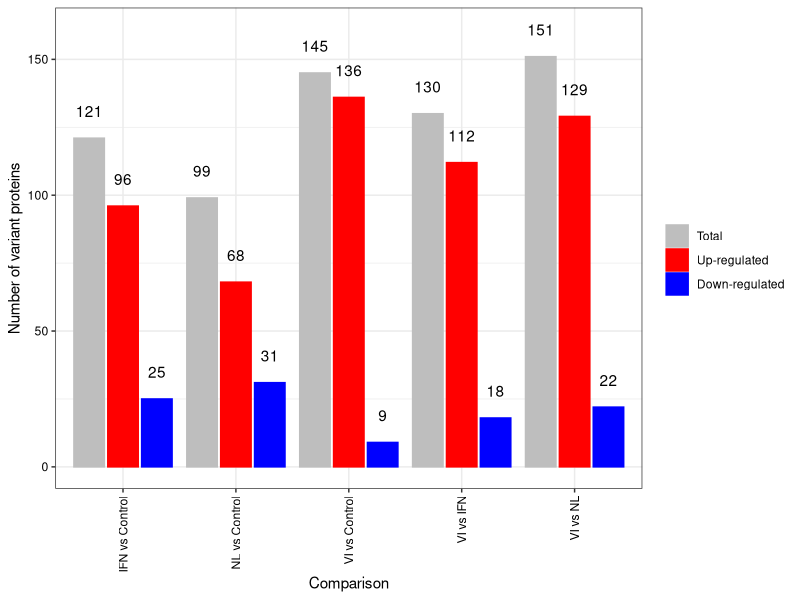
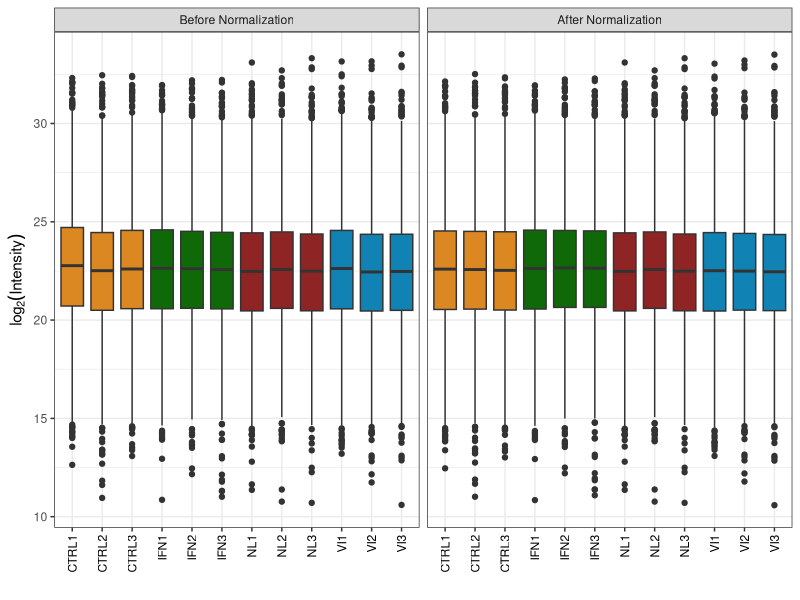
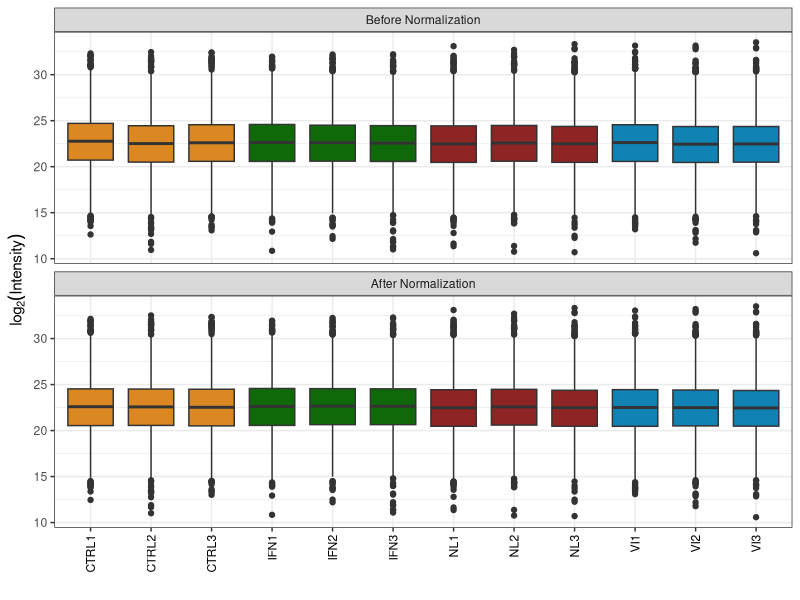
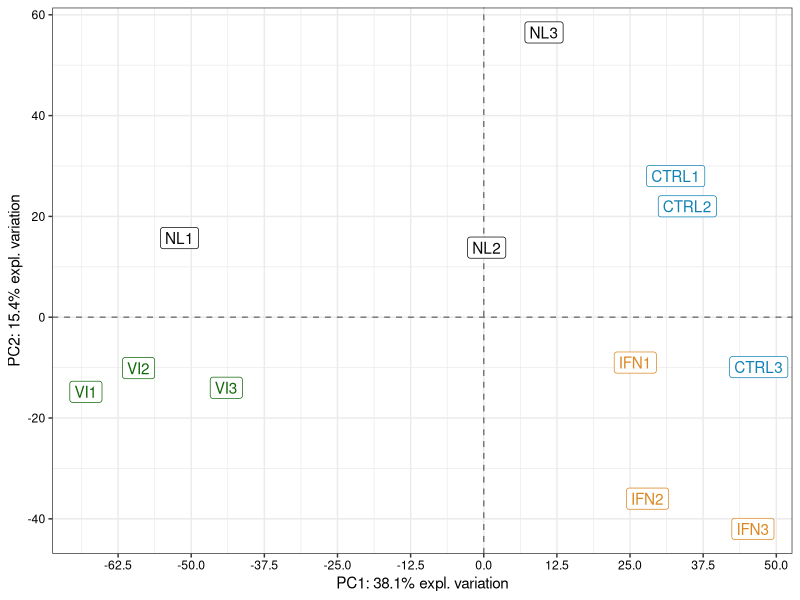
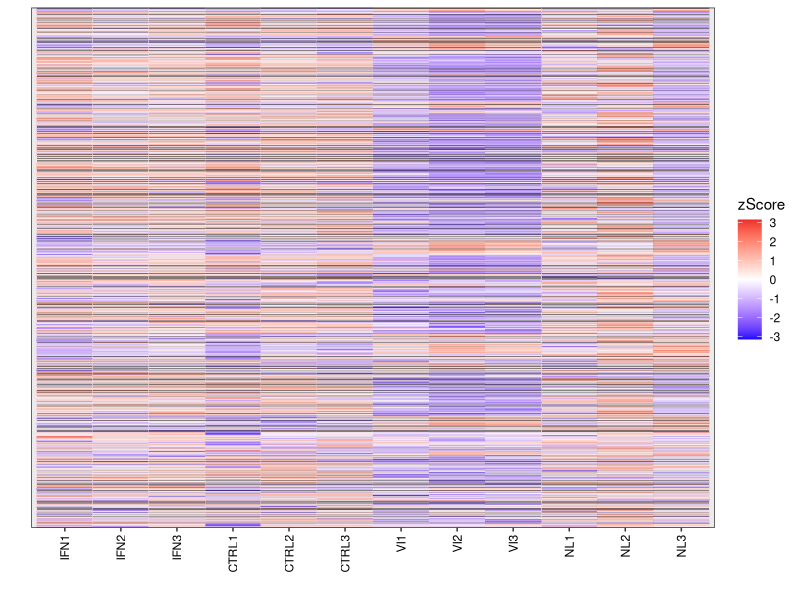
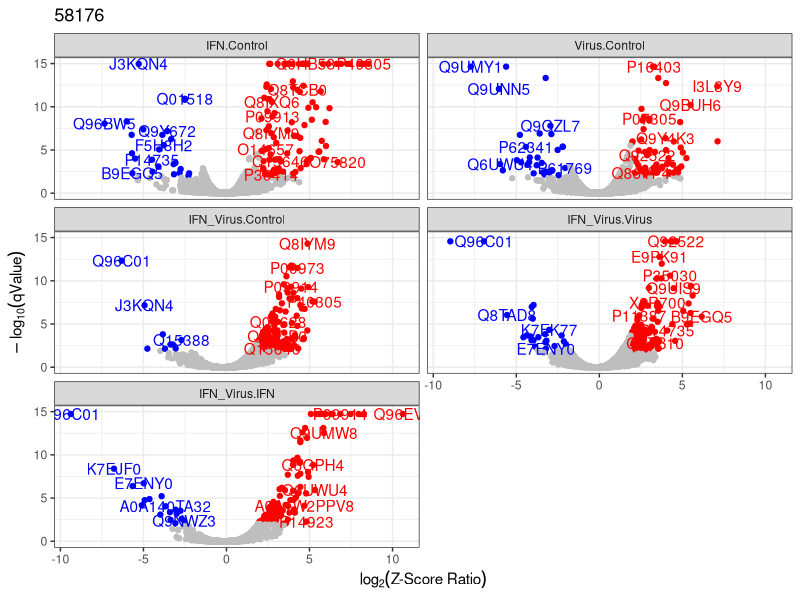

R code for these plots, in order:
## ---- chunk 1
knitr::opts_chunk$set(echo = TRUE, 
                      root.dir = "E:/amita")
library(magrittr)
library(reshape2)
library(tidyverse)
library(ggforce)

## ---- chunk 2
org.adj.pVal <- read.delim("qval_zscore_stat.txt", header = T, stringsAsFactors = F)

qval <- org.adj.pVal[, c("Accession", grep("qvalue", colnames(org.adj.pVal), value = T))]
colnames(qval) <-  gsub("_qvalue", "", colnames(qval))

zscore_ratio <- org.adj.pVal[, c("Accession", grep("ZscRatio", colnames(org.adj.pVal), value = T))]
colnames(zscore_ratio) <- gsub("_ZscRatio", "", colnames(zscore_ratio))

status <- org.adj.pVal[, c("Accession", grep("stat", colnames(org.adj.pVal), value = T))]
colnames(status) <- gsub("_statVariant", "", colnames(status))
## ---- chunk 3
melt_qval <- melt(qval, id = "Accession") %>% cbind(Variable = "qValue")
melt_zscore <- melt(zscore_ratio, id = "Accession") %>% cbind(Variable = "zscore_ratio")
melt_status <- melt(status, id = "Accession") %>% cbind(Variable = "status")
colnames(melt_qval)[2] <- colnames(melt_zscore)[2] <- colnames(melt_status)[2] <- "Test"

for_plots <- data.frame(melt_qval, melt_zscore[, "value"], melt_status[, "value"])
colnames(for_plots) <- c("Accession", "Test", "qValue", "variable", "Zscore_ratio", "Status")
for_plots$variable = NULL

Total <- Down_regulated <- Up_regulated <- c()
summary_plot <- data.frame(matrix(nrow = 0, ncol = 3))
dap <- list()
for (i in levels(for_plots$Test)) {
  dap[[i]] <- status[status[, i] == "VARIANT", "Accession"]
  Total <- length(dap[[i]])
  Up_regulated <- length(zscore_ratio[ zscore_ratio$Accession %in% dap[[i]] & zscore_ratio[, i] < -1.96, i])
  Down_regulated <- length(zscore_ratio[ zscore_ratio$Accession %in% dap[[i]] & zscore_ratio[, i]  > 1.96, i])
  summary_plot <- rbind(summary_plot, c(Total, Up_regulated, Down_regulated)) %>% as.data.frame()
  colnames(summary_plot) <- c("Total", "Up-regulated", "Down-regulated")

}
rownames(summary_plot) <- summary_plot$Test <- levels(for_plots$Test)
## ---- chunk 4
plot_summary <- reshape2::melt(summary_plot, id = "Test")
plot_summary$Test <- as.character(plot_summary$Test) %>% 
  gsub(pattern = "IFN_Virus", replacement = "VI") %>% 
  gsub(pattern = "Virus", replacement = "NL") %>%
  gsub(pattern = "\\.", replacement = " vs ") %>%
  factor(levels = c("IFN vs Control", "NL vs Control", "VI vs Control", 
                    "VI vs IFN", "VI vs NL"))

ggplot(plot_summary, aes(Test, value, fill = variable, color = variable)) +
  geom_col(position = "dodge2") + 
  geom_text(aes( label = value, y = value + 10), position = position_dodge(0.9), color = "black") + 
  scale_color_manual(name = "", values = c("grey", "red", "blue"))  +
  scale_fill_manual(name = "", values = c("grey", "red", "blue")) + 
  labs(y = "Number of variant proteins", x = "Comparison") + 
  theme_bw() + 
  theme(axis.text.x = element_text(angle = 90, color = "black", hjust = 1, vjust = 0.5),
        axis.text.y = element_text(color = "black"))

## ---- chunk 5
normalized_abundances <- read.delim("normalized_abundances.txt", header = T, stringsAsFactors = F)
normalized_abundances$gene_name <- gsub(".*GN=(\\w+).*", "\\1", normalized_abundances$Description)
norm_abundances <- data.frame(normalized_abundances[,3:14] %>% log2(), 
                              row.names = normalized_abundances$Accession)

plot_boxplot <- melt(norm_abundances)
plot_boxplot$Test <- plot_boxplot$variable <- as.character(plot_boxplot$variable)

for (i in 1:nrow(plot_boxplot)) {
  if (grepl("CTRL", plot_boxplot$Test[i])) {
    plot_boxplot$Test[i] = "Control"
  } else if (grepl("^IFN\\d$", plot_boxplot$Test[i])) {
    plot_boxplot$Test[i] = "IFN"
  } else if (grepl("^VIRUS\\d$", plot_boxplot$Test[i])) {
    plot_boxplot$Test[i] = "NL"
    plot_boxplot$variable[i] = gsub("VIRUS", "NL", plot_boxplot$variable[i])
  } else {
    plot_boxplot$Test[i] = "VI"
    plot_boxplot$variable[i] = gsub("IFN_VIRUS", "VI", plot_boxplot$variable[i])
  }
}
plot_boxplot$Normalization <- "After Normalization"

## ---- chunk 6

normalization_factors <- c(
  "CTRL1" = 1.13, "CTRL2" = 0.96, "CTRL3" = 1.05, 
  "IFN1" = 1.01, "IFN2" = 0.97, "IFN3" = 0.95, 
  "VI1" = 1.08, "VI2" = 0.97, "VI3" = 1.01, 
  "NL1" = 1, "NL2" = 1, "NL3" = 1)

org_abundances <- data.frame(0,0)

for (i in names(normalization_factors)) { 
  if (grepl("VI", i)) { 
    a <- gsub("VI", "IFN_VIRUS", i)
    org_abundances <- data.frame(cbind(org_abundances, (normalized_abundances[, a] * normalization_factors[i]) %>% log2()))
    colnames(org_abundances)[ncol(org_abundances)] <- a
    
  } else if (grepl("NL", i)) { 
    a <- gsub("NL", "VIRUS", i) 
    org_abundances <- data.frame(cbind(org_abundances, (normalized_abundances[, a] * normalization_factors[i]) %>% log2()))
    colnames(org_abundances)[ncol(org_abundances)] <- a
  } else {
    org_abundances <- data.frame(cbind(org_abundances, (normalized_abundances[, i] * normalization_factors[i]) %>% log2()))
    colnames(org_abundances)[ncol(org_abundances)] <- i
  }
}
org_abundances$X0 <- org_abundances$X0.1 <- NULL

rownames(org_abundances) <- normalized_abundances$Accession

plot_boxplot_org <- melt(org_abundances)
plot_boxplot_org$Test <- plot_boxplot_org$variable <- as.character(plot_boxplot_org$variable)

for (i in 1:nrow(plot_boxplot_org)) {
  if (grepl("CTRL", plot_boxplot_org$Test[i])) {
    plot_boxplot_org$Test[i] = "Control"
  } else if (grepl("^IFN\\d$", plot_boxplot_org$Test[i])) {
    plot_boxplot_org$Test[i] = "IFN"
  } else if (grepl("^VIRUS\\d$", plot_boxplot_org$Test[i])) {
    plot_boxplot_org$Test[i] = "NL"
    plot_boxplot_org$variable[i] = gsub("VIRUS", "NL", plot_boxplot_org$variable[i])
  } else {
    plot_boxplot_org$Test[i] = "VI"
    plot_boxplot_org$variable[i] = gsub("IFN_VIRUS", "VI", plot_boxplot_org$variable[i])
  }
}
plot_boxplot_org$Normalization <- "Before Normalization"
## ---- chunk 7
plot_boxplot_org$variable <- factor(plot_boxplot_org$variable, 
                                levels = c(paste0("CTRL", 1:3), paste0("IFN", 1:3),
                                           paste0("VI", 1:3), paste0("NL", 1:3)))
plot_boxplot_org$Test <- factor(plot_boxplot_org$Test, levels = c("Control", "IFN", "VI", "NL"))

joined_plots <- rbind(plot_boxplot, plot_boxplot_org)
joined_plots$Normalization <- factor(joined_plots$Normalization, 
                                     levels = c("Before Normalization", "After Normalization"))

ggplot(joined_plots, aes(variable, value, fill = Test)) + 
  geom_boxplot() + scale_fill_manual(values = c("#db8823", "#106909", "#8f2424", "#1082b3")) +
  labs(x = "", y = expression(log[2](Intensity))) +
  theme_bw() + 
  theme(axis.text.x = element_text(angle = 90, color = "black", hjust = 1, vjust = 0.5),
        legend.position = "none") + 
  facet_wrap(~Normalization, nrow = 1)

## ---- chunk 8

ggplot(joined_plots, aes(variable, value, fill = Test)) + 
  geom_boxplot() + scale_fill_manual(values = c("#db8823", "#106909", "#8f2424", "#1082b3")) +
  labs(x = "", y = expression(log[2](Intensity))) +
  theme_bw() + 
  theme(axis.text.x = element_text(angle = 90, color = "black", hjust = 1, vjust = 0.5),
        legend.position = "none") + 
  facet_wrap(~Normalization, nrow = 2)

## ---- chunk 9
pca_data <- data.frame(Replicate = plot_boxplot$variable %>% unique(),
                       Sample = gsub("(\\w+)\\d", "\\1", plot_boxplot$variable %>% unique()),
                       PC1 = c(32.8, 34.8, 47, 25.9, 28, 46, -52, 0.5, 10.3, -68, -59, -44),
                       PC2 = c(28, 22, -9.9, -9, -36, -42, 15.7, 13.8, 56.5, -14.8, -10.1, -14))

ggplot(pca_data, aes(PC1, PC2, color = Sample, label = Replicate)) + 
  labs(x = "PC1: 38.1% expl. variation", y = "PC2: 15.4% expl. variation") + 
  scale_color_manual(values = c("#1082b3", "#db8823", "grey3", "#106909")) + 
  geom_hline(yintercept = 0, linetype = 2, alpha = 0.5) + 
  geom_vline(xintercept = 0, linetype = 2, alpha = 0.5) +
  geom_label() +
  scale_x_continuous(breaks = seq(-75, 50, 12.5)) + 
  theme_bw() + theme(legend.position = "none",
                     axis.text = element_text(color = "black"))
## ---- chunk 10
mean <- apply(norm_abundances, 1, mean)
stdev <- apply(norm_abundances, 1, sd)

heatmap_data <- data.frame(cbind((norm_abundances - mean) / stdev, Accession = normalized_abundances$Accession))
colnames(heatmap_data)[1:12] <- plot_boxplot$variable %>% unique()

dend_samples <- as.matrix(norm_abundances) %>% t() %>% dist() %>% hclust() 
order_samples <- dend_samples$order

dend_prots <- as.matrix(norm_abundances) %>% dist() %>% hclust() 
order_prots <- dend_prots$order


melt_heat <- melt(heatmap_data)
melt_heat$variable <- factor(melt_heat$variable, levels = (plot_boxplot$variable %>% unique())[order_samples])
melt_heat$Accession <- factor(melt_heat$Accession, levels = rownames(norm_abundances)[order_prots])

ggplot(melt_heat, aes(x = variable, y = Accession, color = value)) + 
  labs(x = "", y = "") + geom_tile() + theme_bw() + 
  scale_color_gradient2(high = "firebrick2", mid = "white", low = "blue", name = "zScore") + 
  theme(axis.text.x = element_text(angle = 90, color = "black", hjust = 1, vjust = 0.5),
        axis.text.y = element_blank(),
        axis.ticks.y = element_blank())
## ---- chunk 11
Tests <- for_plots

for (prot in 1:nrow(Tests)) {
    
    if (Tests$Status[prot] == "VARIANT") {
      
      if (Tests$Zscore_ratio[prot] > 1.96 & Tests$qValue[prot] < 0.01) {
        Tests$Status[prot] <- "Down_regulated"
      } else if (Tests$Zscore_ratio[prot] < -1.96 & Tests$qValue[prot] < 0.01) {
        Tests$Status[prot] <- "Up_regulated"
      } else {
        Tests$Status[prot] <- FALSE
      }
    } else {
      Tests$Status[prot] <- FALSE
    }
  }

volcanos <- 
  ggplot(Tests, aes(-1*Zscore_ratio, -log10(qValue), color = Status, label = Accession)) + 
  geom_point() + geom_text(data = Tests %>% filter(Status != FALSE ), check_overlap = T) + 
  scale_color_manual(values = c("blue", "grey", "red")) + 
  labs(x = expression(log[2]("Z-Score Ratio")), y = expression(-log[10](qValue)), title = i) + 
  theme_bw() + theme(legend.position = "none") + 
  facet_wrap(~Test, nrow = 3 )



## ---- chunk 12
volcanos
